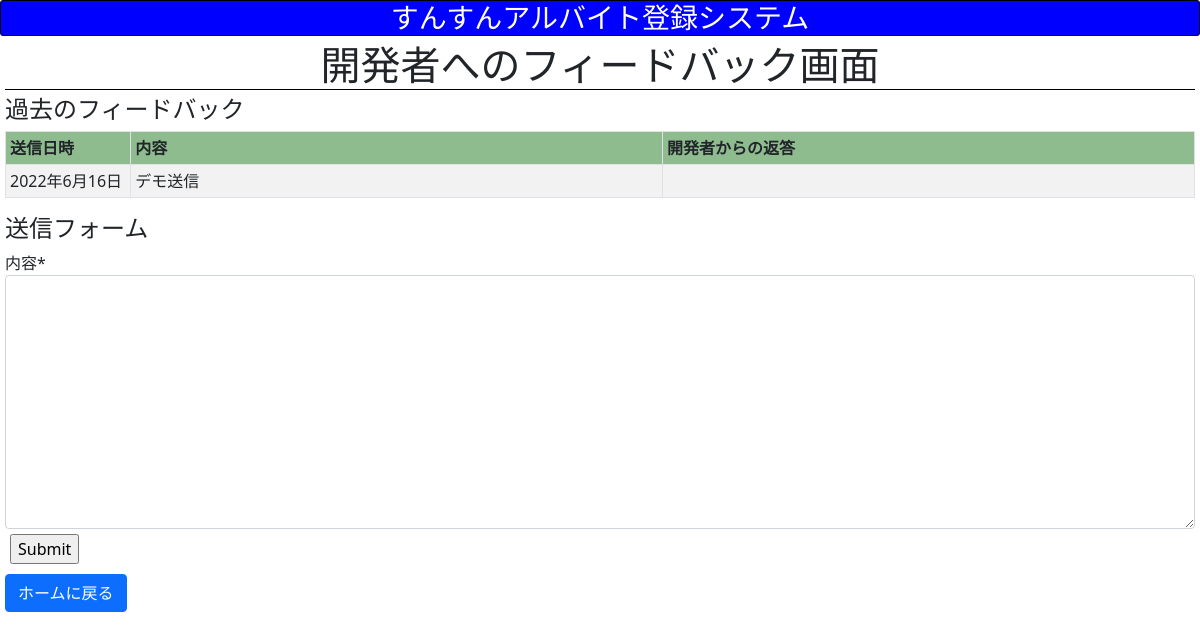
The app's page /shift/feedback (signed in), older data.
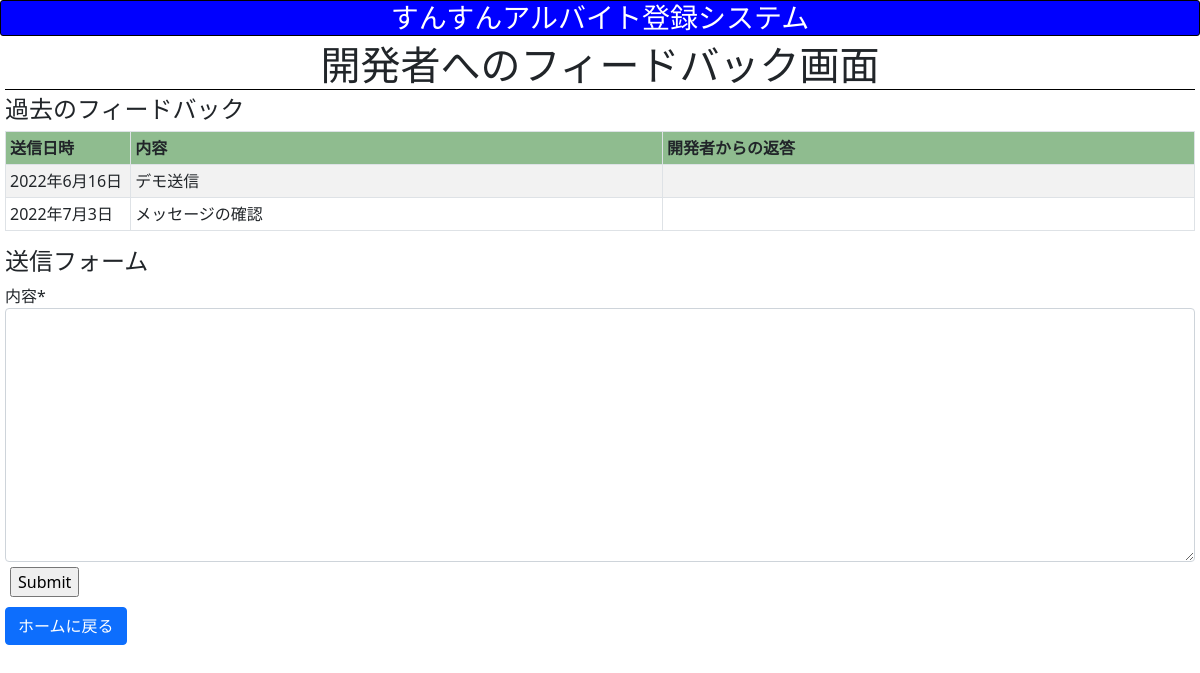
The same page, newer data.
### shift/models.py (models this page shows)
class Feedback(models.Model):
    text = models.TextField()
    response = models.TextField(blank=True, null=True)
    date = models.DateField()

### shift/views.py (the view)
    def checker(request, **kwargs):
        if "worker_id" not in request.session:
            return HttpResponseRedirect(reverse("shift:login"))
        else:
            return func(request, **kwargs)

### shift/forms.py
class FeedbackForm(forms.Form):
    text = forms.CharField(label="内容", widget=forms.Textarea())

### shift/context_processor.py (called while the page is built)
def constant_value(request):
    import datetime
    return {
        "Now": datetime.datetime.now()
    }

### shift/views.py (called while the page is built, shortened)
def login_checker(func):
    def checker(request, **kwargs):
        if "worker_id" not in request.session:
            return HttpResponseRedirect(reverse("shift:login"))
        else:
            return func(request, **kwargs)
    return checker

@login_checker
def feedback(request):
    feedbacks = Feedback.objects.all()
    return render(request, "shift/feedback.html", {
        "form": FeedbackForm(),
        "feedbacks": feedbacks
    })

### shift/templates/shift/feedback.html (shortened to what this page needs)
{% extends 'shift/layout.html' %}
{% load crispy_forms_tags %}
{% block body %}
    <h1 class="theme">開発者へのフィードバック画面</h1>
    <h4>過去のフィードバック</h4>
    <table class="table table-bordered table-sm table-striped">
        <thead>
            <tr>
                <th>送信日時</th>
                <th>内容</th>
                <th>開発者からの返答</th>
            </tr>
        </thead>
        <tbody>
            {% for feedback in feedbacks %}
                <tr>
                    <td class="feedback-date">{{ feedback.date }}</td>
                    <td class="feedback-text">{{ feedback.text }}</td>
                    <td class="feedback-response">{{ feedback.response }}</td>
            {% endfor %}
        </tbody>
    </table>
    <h4>送信フォーム</h4>
    <form action="{% url 'shift:feedback' %}" method="post" class="need-check">
        {{ form | crispy }}
        <input type="submit">
    </form>
    <a href="{% url 'shift:home' Now.year Now.month %}" class="btn btn-primary">ホームに戻る</a>
{% endblock %}

Row changes from the older to the newer data that the page shows:
added Feedback: date "2022年7月3日", text "メッセージの確認"
